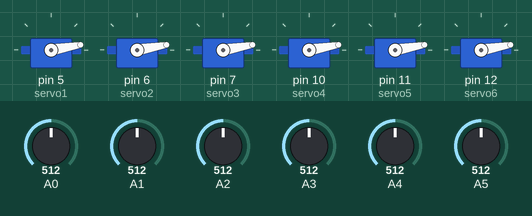
Simulated run of this sketch. Board: Arduino Uno, built with avr-gcc and run on an emulated ATmega328P. On the bench: 6 × servo. The inputs (shaded band) are chosen by the test bench; at power-on: A0 = 512, A1 = 512, A2 = 512, A3 = 512, A4 = 512, A5 = 512.

Above: at 1.2 s.
1.3 s: A0 set to 716
At 2.3 s:
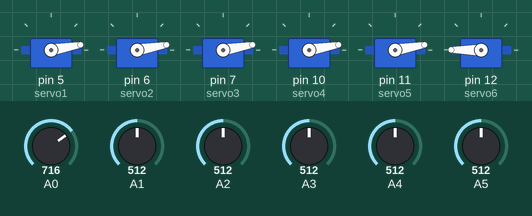
2.8 s: A1 set to 716
At 3.5 s:
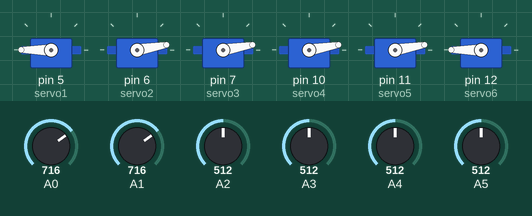
4.3 s: A2 set to 716
At 4.7 s:
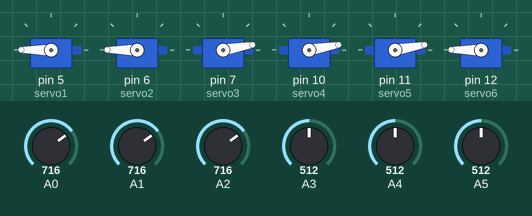
5.8 s: A3 set to 716
At 7.0 s:
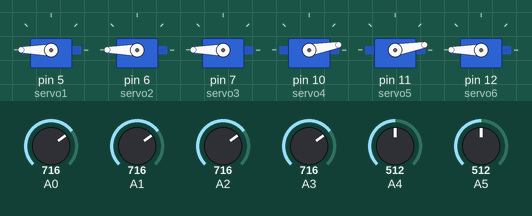
7.3 s: A4 set to 716
At 8.1 s:
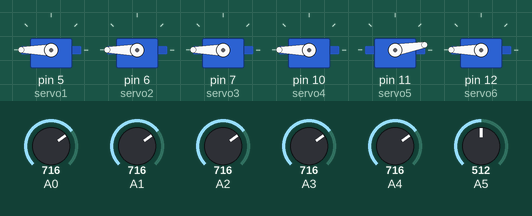
8.8 s: A5 set to 716
At 9.2 s:
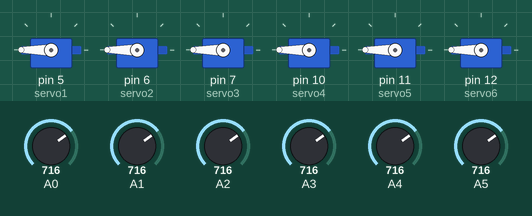
Timing chart, 0 to 11.3 s (numbered marks = the images above; inputs shaded):
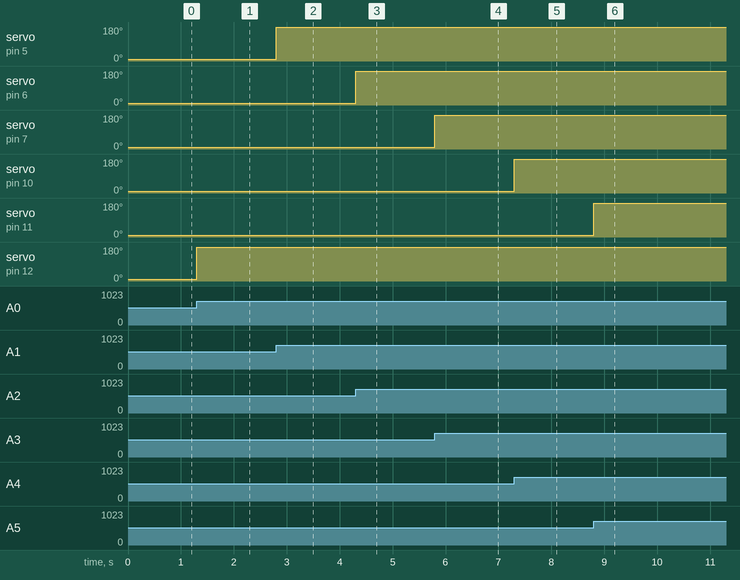

The sketch:

HAND.ino
```cpp
#include <Servo.h>
Servo servo1;
Servo servo2;
Servo servo3;
Servo servo4;
Servo servo5;
Servo servo6;
//.....................................................................
int sensor1 = 0;
int sensor2 = 0;
int sensor3 = 0;
int sensor4 = 0;
int sensor5 = 0;
int sensor6 = 0;

void setup() {
  //analogReference(EXTERNAL);
      servo1.attach(5);
      servo2.attach(6);
      servo3.attach(7);
      servo4.attach(10);
      servo5.attach(11);
      servo6.attach(12);


}
void loop() {

             sensor1 = analogRead(1);
             sensor1 = map(sensor1, 500, 700, 0, 180);
             servo1.write(sensor1);

             sensor2 = analogRead(2);
             sensor2 = map(sensor2, 500, 700, 0, 180);
             servo2.write(sensor2);

             sensor3 = analogRead(3);
             sensor3 = map(sensor3, 500, 700, 0, 180);
             servo3.write(sensor3);

             sensor4 = analogRead(4);
             sensor4= map(sensor4, 500, 700, 0, 180);
             servo4.write(sensor4);


             sensor5 = analogRead(5);
             sensor5 = map(sensor5, 500, 700, 0, 180);
             servo5.write(sensor5);


             sensor6 = analogRead(0);
             sensor6 = map(sensor6, 500, 700, 0, 180);
             servo6.write(sensor6);


}
```

Measured:
- after the input at 1.3 s, servo on pin 12 (servo6): 10° → 180° at once
- after the input at 2.8 s, servo on pin 5 (servo1): 10° → 180° at once
- after the input at 4.3 s, servo on pin 6 (servo2): 10° → 180° at once
- after the input at 5.8 s, servo on pin 7 (servo3): 10° → 180° at once
- after the input at 7.3 s, servo on pin 10 (servo4): 10° → 180° at once
- after the input at 8.8 s, servo on pin 11 (servo5): 10° → 180° at once
